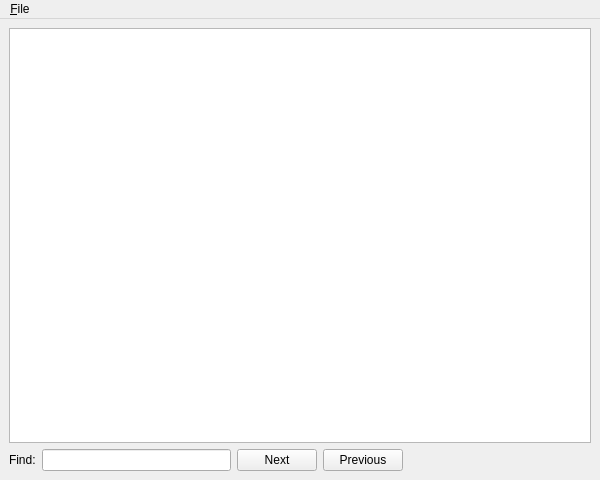
<ui version="4.0" >
 <class>TextWindowSimple</class>
 <widget class="QMainWindow" name="TextWindowSimple" >
  <property name="geometry" >
   <rect>
    <x>0</x>
    <y>0</y>
    <width>600</width>
    <height>480</height>
   </rect>
  </property>
  <property name="windowTitle" >
   <string>Text Window</string>
  </property>
  <widget class="QWidget" name="widget" >
   <property name="geometry" >
    <rect>
     <x>0</x>
     <y>22</y>
     <width>600</width>
     <height>458</height>
    </rect>
   </property>
   <layout class="QVBoxLayout" >
    <property name="margin" >
     <number>9</number>
    </property>
    <property name="spacing" >
     <number>6</number>
    </property>
    <item>
     <layout class="QVBoxLayout" >
      <property name="margin" >
       <number>0</number>
      </property>
      <property name="spacing" >
       <number>6</number>
      </property>
      <item>
       <widget class="QTextBrowser" name="textBrowser" >
        <property name="font" >
         <font>
          <family>Courier</family>
          <pointsize>12</pointsize>
          <weight>50</weight>
          <italic>false</italic>
          <bold>false</bold>
          <underline>false</underline>
          <strikeout>false</strikeout>
         </font>
        </property>
       </widget>
      </item>
      <item>
       <layout class="QHBoxLayout" >
        <property name="margin" >
         <number>0</number>
        </property>
        <property name="spacing" >
         <number>6</number>
        </property>
        <item>
         <widget class="QLabel" name="findLabel" >
          <property name="text" >
           <string>Find:</string>
          </property>
         </widget>
        </item>
        <item>
         <widget class="QLineEdit" name="findLineEdit" />
        </item>
        <item>
         <widget class="QPushButton" name="findNextButton" >
          <property name="text" >
           <string>Next</string>
          </property>
         </widget>
        </item>
        <item>
         <widget class="QPushButton" name="findPrevButton" >
          <property name="text" >
           <string>Previous</string>
          </property>
         </widget>
        </item>
        <item>
         <spacer>
          <property name="orientation" >
           <enum>Qt::Horizontal</enum>
          </property>
          <property name="sizeHint" >
           <size>
            <width>40</width>
            <height>20</height>
           </size>
          </property>
         </spacer>
        </item>
       </layout>
      </item>
     </layout>
    </item>
   </layout>
  </widget>
  <widget class="QMenuBar" name="menubar" >
   <property name="geometry" >
    <rect>
     <x>0</x>
     <y>0</y>
     <width>600</width>
     <height>21</height>
    </rect>
   </property>
   <widget class="QMenu" name="filePopup" >
    <property name="title" >
     <string>&amp;File</string>
    </property>
    <addaction name="saveAction" />
    <addaction name="printAction" />
    <addaction name="separator" />
    <addaction name="exitAction" />
   </widget>
   <addaction name="filePopup" />
  </widget>
  <action name="exitAction" >
   <property name="text" >
    <string>Close</string>
   </property>
   <property name="iconText" >
    <string>Close</string>
   </property>
   <property name="toolTip" >
    <string>Close the window</string>
   </property>
   <property name="shortcut" >
    <string>Ctrl+X</string>
   </property>
  </action>
  <action name="printAction" >
   <property name="text" >
    <string>Print</string>
   </property>
   <property name="iconText" >
    <string>Print</string>
   </property>
   <property name="toolTip" >
    <string>Print the contents of the window</string>
   </property>
   <property name="shortcut" >
    <string>Ctrl+P</string>
   </property>
  </action>
  <action name="clearAllAction" >
   <property name="text" >
    <string>Clear all</string>
   </property>
   <property name="iconText" >
    <string>Clear all</string>
   </property>
   <property name="toolTip" >
    <string>Clear text window contents</string>
   </property>
  </action>
  <action name="saveAction" >
   <property name="text" >
    <string>Save as...</string>
   </property>
   <property name="iconText" >
    <string>Save as...</string>
   </property>
   <property name="toolTip" >
    <string>Save contents of text window to file</string>
   </property>
  </action>
 </widget>
 <layoutdefault spacing="6" margin="11" />
 <pixmapfunction>qPixmapFromMimeSource</pixmapfunction>
 <customwidgets>
  <customwidget>
   <class>QTextBrowser</class>
   <extends>QTextEdit</extends>
   <header>QTextBrowser</header>
  </customwidget>
  <customwidget>
   <class>QMainWindow</class>
   <extends>QWidget</extends>
   <header>qmainwindow.h</header>
   <container>1</container>
  </customwidget>
 </customwidgets>
 <resources/>
 <connections/>
</ui>
